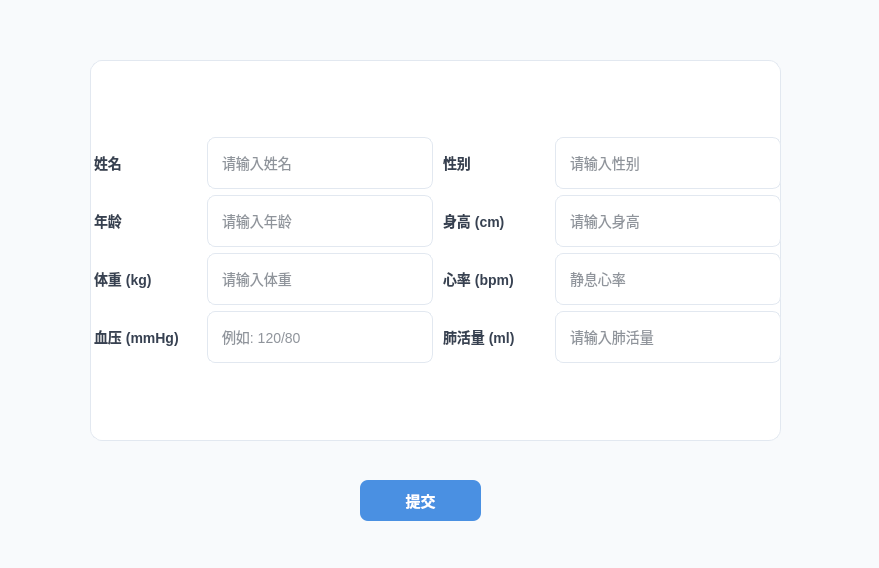
<?xml version="1.0" encoding="UTF-8"?>
<ui version="4.0">
 <class>patientHealthQuestionClient</class>
 <widget class="QWidget" name="patientHealthQuestionClient">
  <property name="geometry">
   <rect>
    <x>0</x>
    <y>0</y>
    <width>879</width>
    <height>568</height>
   </rect>
  </property>
  <property name="minimumSize">
   <size>
    <width>879</width>
    <height>568</height>
   </size>
  </property>
  <property name="maximumSize">
   <size>
    <width>879</width>
    <height>568</height>
   </size>
  </property>
  <property name="windowTitle">
   <string>健康信息问卷</string>
  </property>
  <property name="styleSheet">
   <string notr="true">
/* 主窗口样式 */
QWidget {
    font-family: &quot;Segoe UI&quot;, &quot;Microsoft YaHei&quot;, sans-serif;
    background-color: #f8fafc;
}

/* 标签样式 */
QLabel {
    color: #374151;
    font-size: 14px;
    font-weight: 500;
    padding: 8px 0px;
    background-color: transparent;
}

/* 输入框样式 */
QLineEdit {
    background-color: white;
    border: 1px solid #e2e8f0;
    border-radius: 8px;
    padding: 10px 12px;
    font-size: 14px;
    color: #1f2937;
    selection-background-color: #4a90e2;
    selection-color: white;
    min-height: 30px;
    max-width: 200px;
}

QLineEdit:focus {
    border: 1px solid #4a90e2;
    background-color: #f0f7ff;
    outline: none;
}

QLineEdit:hover {
    border: 1px solid #cbd5e1;
}

QLineEdit:placeholder {
    color: #9ca3af;
    font-style: italic;
}

/* 下拉框样式 */
QComboBox {
    background-color: white;
    border: 1px solid #e2e8f0;
    border-radius: 8px;
    padding: 8px 12px;
    font-size: 14px;
    color: #1f2937;
    min-height: 30px;
    max-width: 200px;
}

QComboBox:focus {
    border: 1px solid #4a90e2;
    background-color: #f0f7ff;
}

QComboBox:hover {
    border: 1px solid #cbd5e1;
}

QComboBox::drop-down {
    subcontrol-origin: padding;
    subcontrol-position: top right;
    width: 20px;
    border-left: 1px solid #e2e8f0;
    border-top-right-radius: 8px;
    border-bottom-right-radius: 8px;
}

QComboBox::down-arrow {
    image: none;
    border-left: 4px solid transparent;
    border-right: 4px solid transparent;
    border-top: 6px solid #64748b;
}

/* 按钮样式 */
QPushButton {
    background-color: #4a90e2;
    color: white;
    border: none;
    border-radius: 8px;
    padding: 12px 24px;
    font-size: 15px;
    font-weight: 500;
    transition: all 0.2s ease;
}

QPushButton:hover {
    background-color: #3a7bc8;
    transform: translateY(-1px);
}

QPushButton:pressed {
    background-color: #2c6bb6;
    transform: translateY(1px);
}

QPushButton:disabled {
    background-color: #cbd5e1;
    color: #94a3b8;
}

/* 布局容器样式 */
#gridLayoutWidget {
    background-color: white;
    border-radius: 12px;
    border: 1px solid #e2e8f0;
    box-shadow: 0 4px 6px rgba(0, 0, 0, 0.05);
}

/* 表单布局样式 */
QGridLayout {
    margin: 20px;
    spacing: 15px;
}

QVBoxLayout {
    spacing: 10px;
}
   </string>
  </property>
  <widget class="QWidget" name="gridLayoutWidget">
   <property name="geometry">
    <rect>
     <x>90</x>
     <y>60</y>
     <width>691</width>
     <height>381</height>
    </rect>
   </property>
   <layout class="QGridLayout" name="gridLayout">
    <item row="0" column="2">
     <layout class="QVBoxLayout" name="verticalLayout_4">
      <item>
       <widget class="QLabel" name="label_5">
        <property name="text">
         <string>性别</string>
        </property>
       </widget>
      </item>
      <item>
       <widget class="QLabel" name="label_6">
        <property name="text">
         <string>身高 (cm)</string>
        </property>
       </widget>
      </item>
      <item>
       <widget class="QLabel" name="label_7">
        <property name="text">
         <string>心率 (bpm)</string>
        </property>
       </widget>
      </item>
      <item>
       <widget class="QLabel" name="label_8">
        <property name="text">
         <string>肺活量 (ml)</string>
        </property>
       </widget>
      </item>
     </layout>
    </item>
    <item row="0" column="0">
     <layout class="QVBoxLayout" name="verticalLayout_3">
      <item>
       <widget class="QLabel" name="label">
        <property name="text">
         <string>姓名</string>
        </property>
       </widget>
      </item>
      <item>
       <widget class="QLabel" name="label_3">
        <property name="text">
         <string>年龄</string>
        </property>
       </widget>
      </item>
      <item>
       <widget class="QLabel" name="label_2">
        <property name="text">
         <string>体重 (kg)</string>
        </property>
       </widget>
      </item>
      <item>
       <widget class="QLabel" name="label_4">
        <property name="text">
         <string>血压 (mmHg)</string>
        </property>
       </widget>
      </item>
     </layout>
    </item>
    <item row="0" column="1">
     <layout class="QVBoxLayout" name="verticalLayout">
      <item>
       <widget class="QLineEdit" name="nameLineEdit">
        <property name="minimumSize">
         <size>
          <width>0</width>
          <height>52</height>
         </size>
        </property>
        <property name="maximumSize">
         <size>
          <width>226</width>
          <height>16777215</height>
         </size>
        </property>
        <property name="placeholderText">
         <string>请输入姓名</string>
        </property>
       </widget>
      </item>
      <item>
       <widget class="QLineEdit" name="ageLineEdit">
        <property name="minimumSize">
         <size>
          <width>0</width>
          <height>52</height>
         </size>
        </property>
        <property name="maximumSize">
         <size>
          <width>226</width>
          <height>16777215</height>
         </size>
        </property>
        <property name="placeholderText">
         <string>请输入年龄</string>
        </property>
       </widget>
      </item>
      <item>
       <widget class="QLineEdit" name="weightLineEdit">
        <property name="minimumSize">
         <size>
          <width>0</width>
          <height>52</height>
         </size>
        </property>
        <property name="maximumSize">
         <size>
          <width>226</width>
          <height>16777215</height>
         </size>
        </property>
        <property name="placeholderText">
         <string>请输入体重</string>
        </property>
       </widget>
      </item>
      <item>
       <widget class="QLineEdit" name="pressureLineEdit">
        <property name="minimumSize">
         <size>
          <width>0</width>
          <height>52</height>
         </size>
        </property>
        <property name="maximumSize">
         <size>
          <width>226</width>
          <height>16777215</height>
         </size>
        </property>
        <property name="placeholderText">
         <string>例如: 120/80</string>
        </property>
       </widget>
      </item>
     </layout>
    </item>
    <item row="0" column="3">
     <layout class="QVBoxLayout" name="verticalLayout_2">
      <item>
       <widget class="QLineEdit" name="genderLineEdit">
        <property name="minimumSize">
         <size>
          <width>0</width>
          <height>52</height>
         </size>
        </property>
        <property name="maximumSize">
         <size>
          <width>226</width>
          <height>16777215</height>
         </size>
        </property>
        <property name="placeholderText">
         <string>请输入性别</string>
        </property>
       </widget>
      </item>
      <item>
       <widget class="QLineEdit" name="heightLineEdit">
        <property name="minimumSize">
         <size>
          <width>0</width>
          <height>52</height>
         </size>
        </property>
        <property name="maximumSize">
         <size>
          <width>226</width>
          <height>16777215</height>
         </size>
        </property>
        <property name="placeholderText">
         <string>请输入身高</string>
        </property>
       </widget>
      </item>
      <item>
       <widget class="QLineEdit" name="heartLineEdit">
        <property name="minimumSize">
         <size>
          <width>0</width>
          <height>52</height>
         </size>
        </property>
        <property name="maximumSize">
         <size>
          <width>226</width>
          <height>16777215</height>
         </size>
        </property>
        <property name="placeholderText">
         <string>静息心率</string>
        </property>
       </widget>
      </item>
      <item>
       <widget class="QLineEdit" name="lungLineEdit">
        <property name="minimumSize">
         <size>
          <width>0</width>
          <height>52</height>
         </size>
        </property>
        <property name="maximumSize">
         <size>
          <width>226</width>
          <height>16777215</height>
         </size>
        </property>
        <property name="placeholderText">
         <string>请输入肺活量</string>
        </property>
       </widget>
      </item>
     </layout>
    </item>
   </layout>
  </widget>
  <widget class="QPushButton" name="pushButton">
   <property name="geometry">
    <rect>
     <x>360</x>
     <y>480</y>
     <width>121</width>
     <height>41</height>
    </rect>
   </property>
   <property name="text">
    <string>提交</string>
   </property>
  </widget>
 </widget>
 <resources/>
 <connections/>
</ui>
